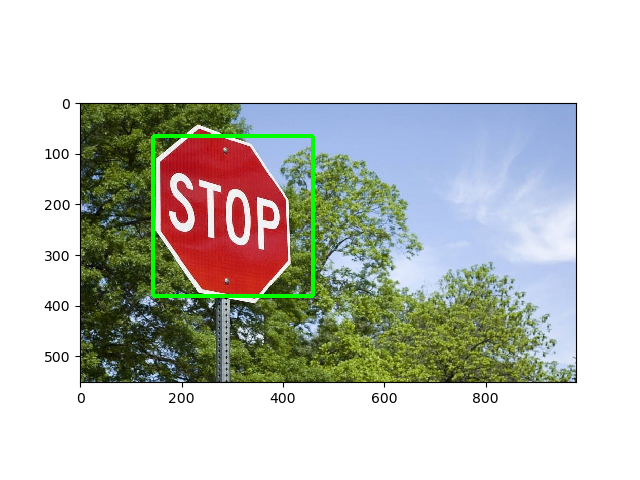
#> input picture testing.jpg, 640 x 480 px
$ python EXP12-270degree.py
#> lines starting #> are read from the running program, lines starting #| are printed output that depends on the picture
import cv2

img = cv2.imread('testing.jpg')
#> img is the input picture: shape (480, 640, 3); mean B, G, R 193, 199.5, 197.4
rot = cv2.rotate(img, cv2.ROTATE_90_COUNTERCLOCKWISE)
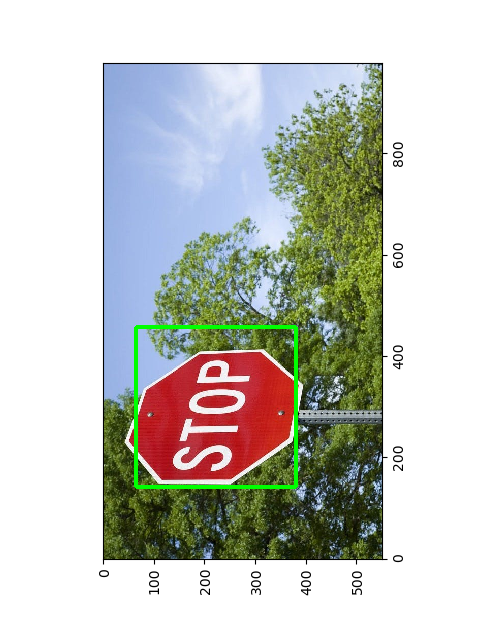
#> rot: shape (640, 480, 3); mean B, G, R 193, 199.5, 197.4

cv2.imshow("270 Degree", rot)
cv2.waitKey(0)
cv2.destroyAllWindows()

$ run again, with GROUP.jpg copied over testing.jpg
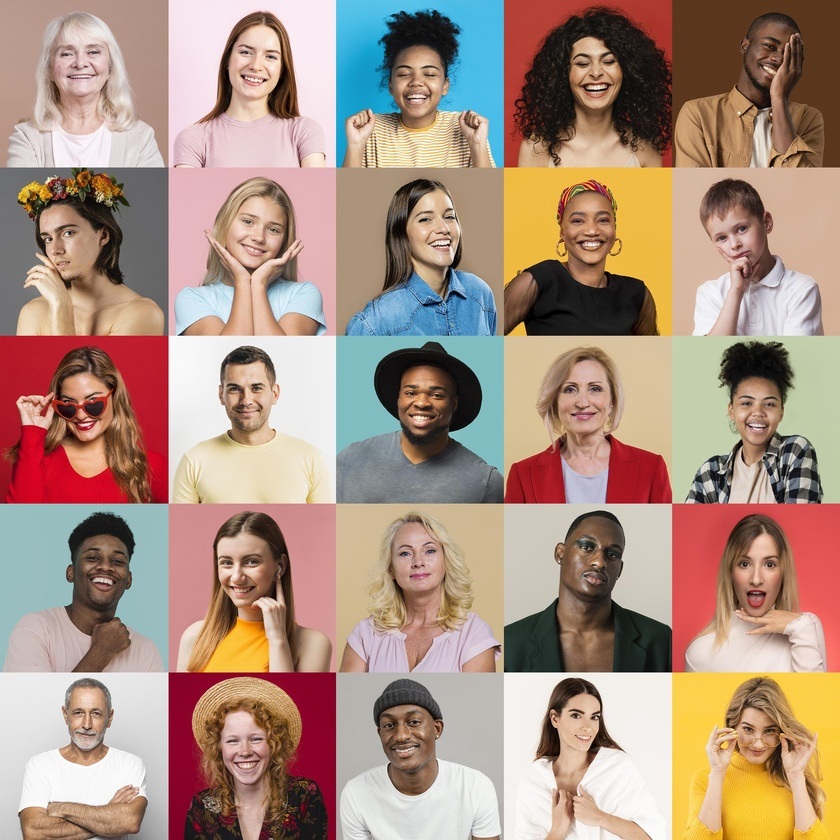
#> input picture GROUP.jpg, 840 x 840 px, shrunk from 2362 x 2362 before the run
#> img is the input picture: shape (840, 840, 3); mean B, G, R 128.7, 144.4, 171.1
#> `rot = cv2.rotate(img, cv2.ROTATE_90_COUNTERCLOCKWISE)`:
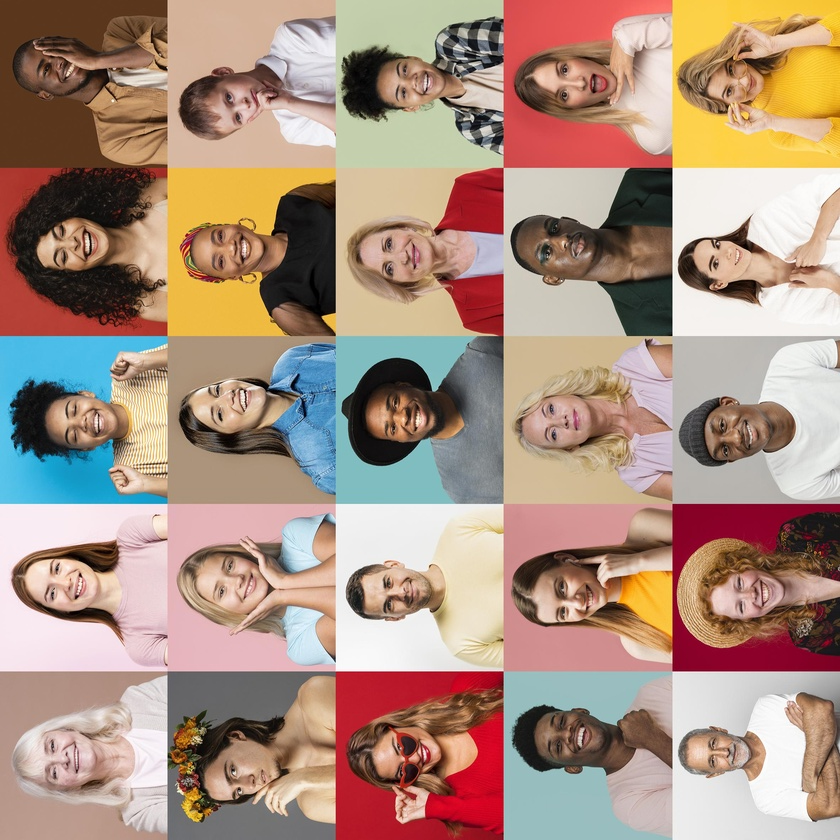
#> rot: shape (840, 840, 3); mean B, G, R 128.7, 144.4, 171.1
